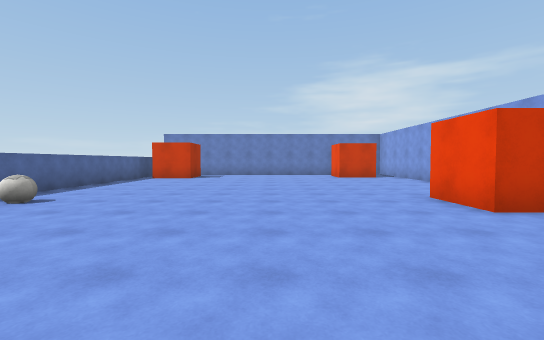
View 1 (above)

16 first-person views from a walk through a 3-D level made in the Unity game engine. The camera is 1.4 m above the floor, tilts 2° down and sees 90° across. The floor is counted in squares, 2 m on a side. Each view is taken from the middle of a square. On the plan, view 1 faces up. The plan holds only what a view shows up to about 9 squares ahead; the rest is blank. The player is left out. Surface patterns are stand-ins for the level's own textures.

View 2
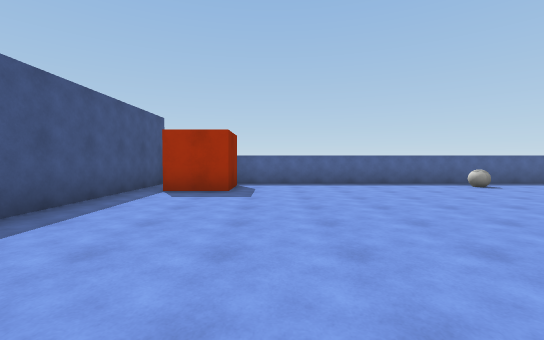

View 3
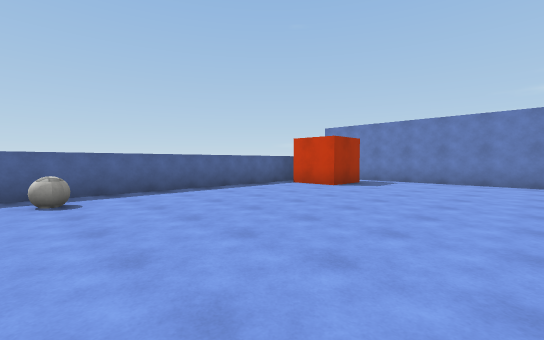

View 4
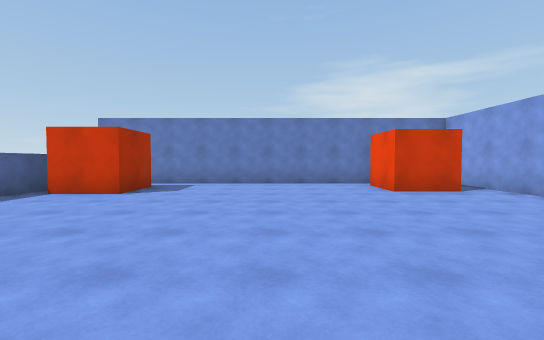

View 5
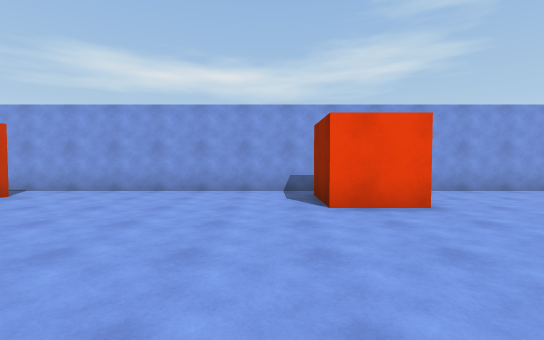

View 6
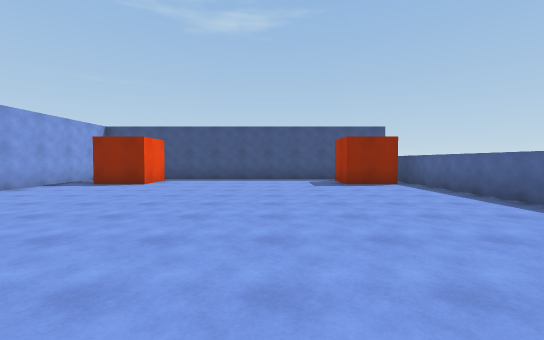

View 7
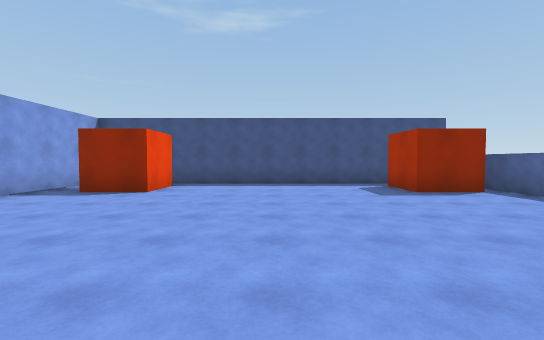

View 8
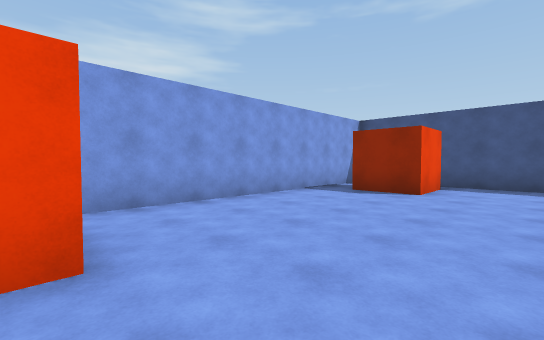

View 9
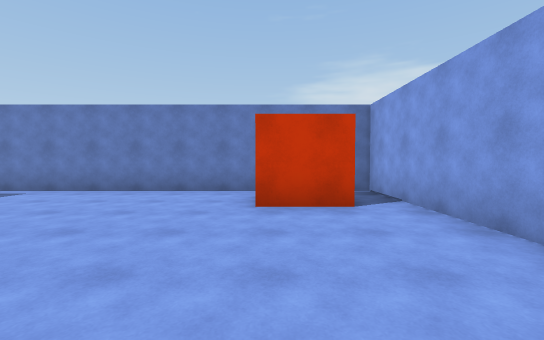

View 10
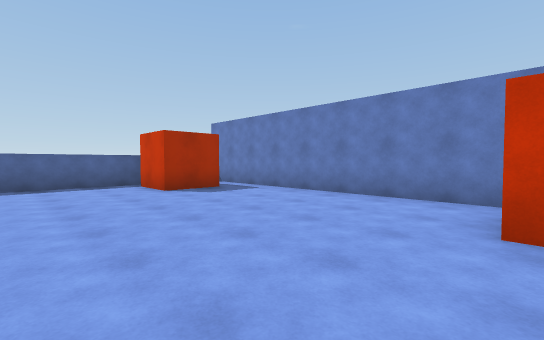

View 11
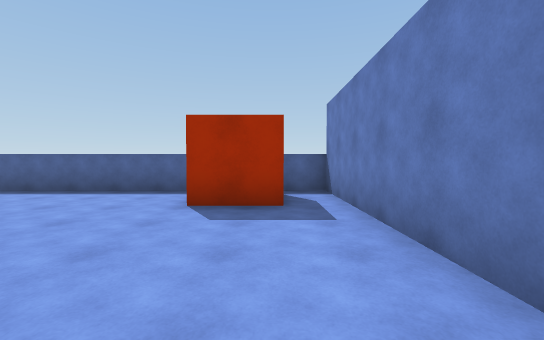

View 12
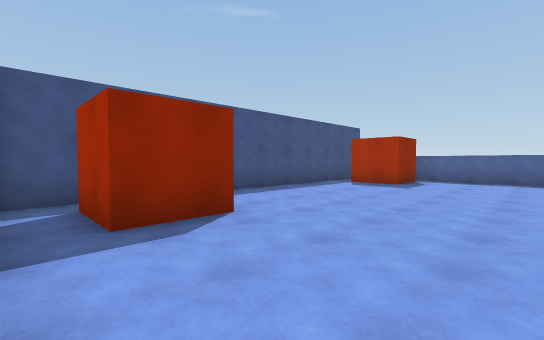

View 13
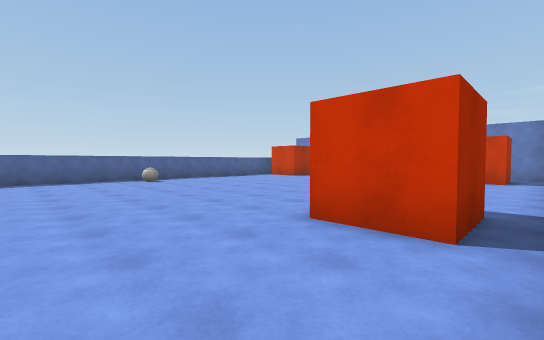

View 14
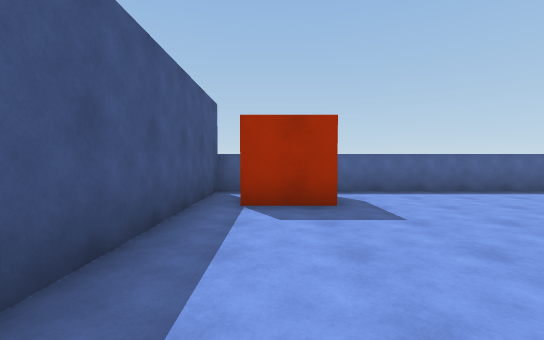

View 15
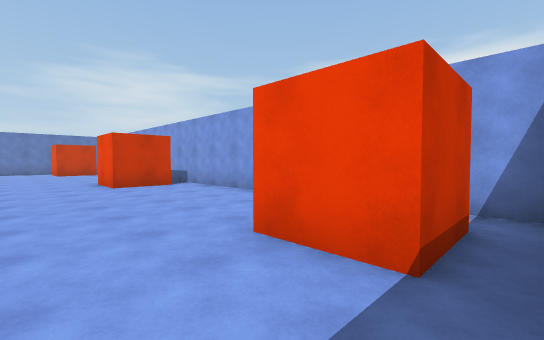

View 16
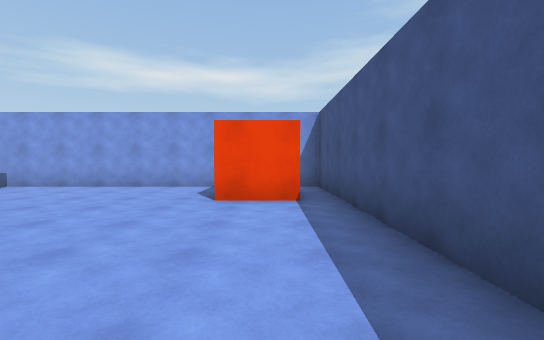

### Floor plan
Key: @ floor where view 1 was taken; # wall or solid block; . floor; B ball.
Columns run from 6 left of view 1 to 6 right of it. Each row starts with its distance up from view 1.
 14 #############
 13 #......... .#
 12 #.#......##.#
 11 #.#......##.#
 10 #...........#
  9 #...........#
  8 #...........#
  7 #...........#
  6 #...........#
  5 #.B......##.#
  4 #........##.#
  3 #...........#
  2 #...........#
  1 #...........#
  0 #.....@.....#
 -1 #...........#
 -2 #.#......##.#
 -3 #.#......##.#
 -4 #...........#
 -5 #############

Positions as (right, up) in squares from view 1, and headings:
1: (0, 0), facing up
2: (3, -1), facing left
3: (1, 4), facing up-left
4: (0, 5), facing up
5: (-1, 6), facing right
6: (-1, 6), facing down
7: (0, 4), facing down
8: (1, 4), facing down-right
9: (3, 7), facing up
10: (3, 8), facing up-left
11: (1, 12), facing left
12: (5, 1), facing down-left
13: (5, 1), facing up-left
14: (1, -3), facing left
15: (1, -4), facing up-right
16: (-2, -3), facing right
